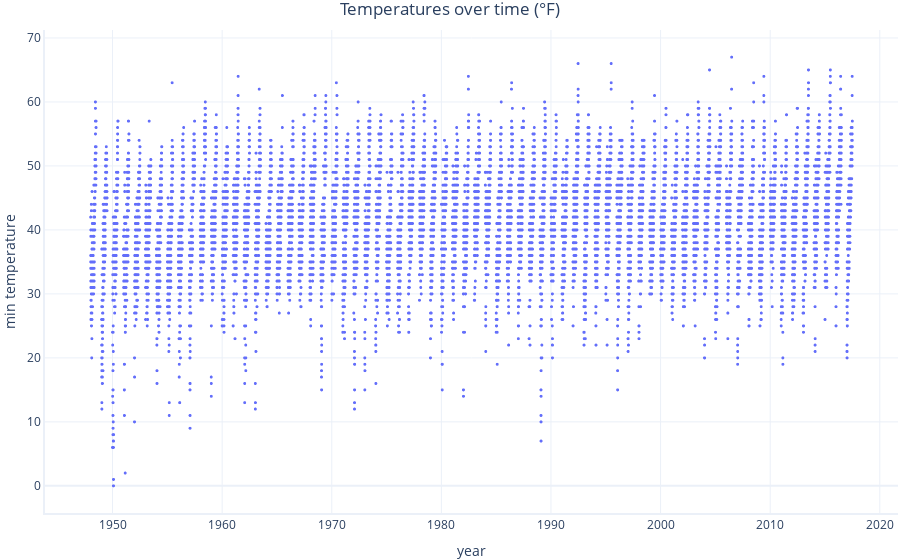

Notebook cell for this chart:
### Markdown cell above
# Exercise: Gradient descent

Previously, we identified trends in winter temperatures by fitting a linear regression model to weather data. Here, we'll repeat this process by focusing on the optimizer. Specifically, we'll work with batch gradient descent and explore how changing the learning rate can alter its behavior.

The model with which we'll be working is the same linear-regression model that we've used in other units. The principles we learn, however, also apply to much more complex models.

## Loading data and preparing our model

Let's load up our weather data from Seattle, filter to January temperatures, and make slight adjustments so that the dates are mathematically interpretable.

### Code cell
from datetime import datetime
import pandas
import graphing # Custom graphing code. See our GitHub repository

# Load a file that contains weather data for Seattle
data = pandas.read_csv('seattleWeather_1948-2017.csv', parse_dates=['date'])

# Remove all dates after July 1 because we have to to plant onions before summer begins
data = data[[d.month < 7 for d in data.date]].copy()


# Convert the dates into numbers so we can use them in our models
# We make a year column that can contain fractions. For example,
# 1948.5 is halfway through the year 1948
data["year"] = [(d.year + d.timetuple().tm_yday / 365.25) for d in data.date]

# Let's take a quick look at our data
print("Visual Check:")
graphing.scatter_2D(data, 
                    label_x="year", 
                    label_y="min_temperature",
                    title="Temperatures over time (°F)")

### Figure 1 — Plotly figure (JSON) as saved in the notebook; plotly's stock layout.template omitted (floating-point values rounded to 4 significant figures; data arrays with more than 128 entries replaced by an {"elided": "..."} marker saying what was removed)
{"data": [{"hovertemplate": "year=%{x}<br>min temperature=%{y}<extra></extra>", "legendgroup": "", "marker": {"color": "#636efa", "size": 3, "symbol": "circle"}, "mode": "markers", "name": "", "showlegend": false, "type": "scattergl", "x": {"elided": "12688 float values"}, "xaxis": "x", "y": {"elided": "12688 int values"}, "yaxis": "y"}], "layout": {"legend": {"tracegroupgap": 0}, "title": {"text": "Temperatures over time (°F)"}, "xaxis": {"anchor": "y", "domain": [0, 1], "title": {"text": "year"}}, "yaxis": {"anchor": "x", "domain": [0, 1], "title": {"text": "min temperature"}}}}
